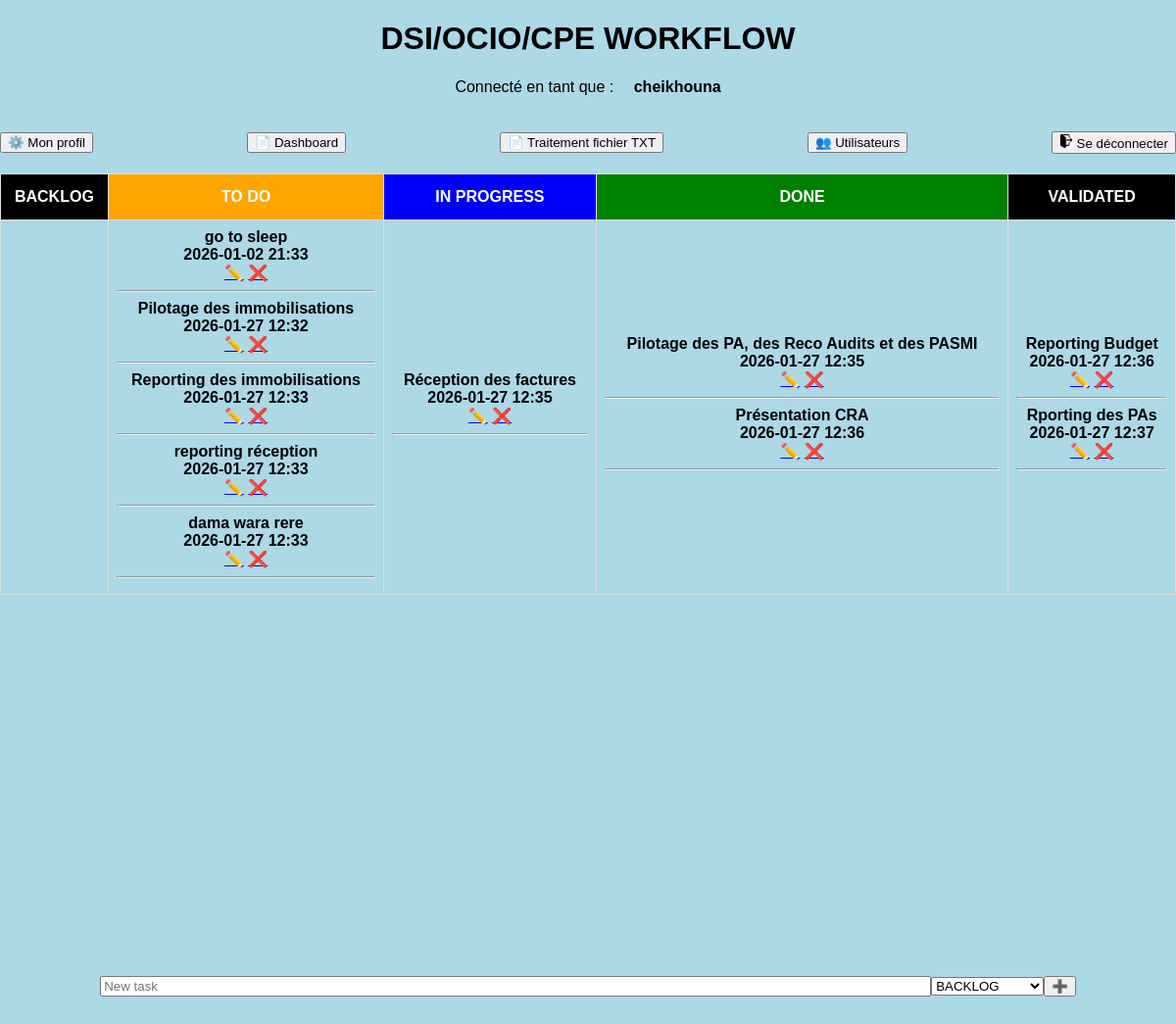
The page / (signed in) on the database its author committed.
### app.py (models this page shows, shortened)
class User(db.Model, UserMixin):
    __tablename__ = 'users'
    id = db.Column(db.Integer, primary_key=True)
    username = db.Column(db.String(100), unique=True, nullable=False)
    password_hash = db.Column(db.String(200), nullable=False)
    is_admin = db.Column(db.Boolean, default=False)
    tasks = db.relationship(
        'Todo',
        backref='user',
        lazy=True,
        cascade="all, delete-orphan"
    )

class Todo(db.Model):
    __tablename__ = 'todo'
    id = db.Column(db.Integer, primary_key=True)
    content = db.Column(db.String(200), nullable=False)
    status = db.Column(db.String(20), nullable=False, default='BACKLOG')
    date_created = db.Column(db.DateTime, default=datetime.utcnow)
    user_id = db.Column(db.Integer, db.ForeignKey('users.id'), nullable=False)

### app.py (the view)
@app.route('/', methods=['GET', 'POST'])
@login_required
def index():
    if request.method == 'POST':
        new_task = Todo(
            content=request.form['content'],
            user_id=current_user.id
        )
        try:
            db.session.add(new_task)
            db.session.commit()
            return redirect('/')
        except:
            return 'There was an issue adding your task'
    else:
        tasks = Todo.query.filter_by(user_id=current_user.id).order_by(Todo.date_created).all()
        return render_template('index.html', tasks=tasks)

### app.py (called while the page is built)
@login_manager.user_loader
def load_user(user_id):
    return User.query.get(int(user_id))

### templates/index.html (shortened to what this page needs)
{% extends 'base.html' %}
{% block head %}
  <h1 style="text-align: center;"> DSI/OCIO/CPE WORKFLOW</h1>
  <div class="conteneur">
    Connecté en tant que : &emsp; <strong>{{ current_user.username }}</strong>
  </div>
  <br><br>
  <div style="display:flex; justify-content: space-between; align-items:center; margin-bottom:20px;">
      <div>
            <a href="{{ url_for('update_user', id=current_user.id) }}">
                <button type="button">⚙️ Mon profil</button>
            </a>
      </div>
      <div>
        <a href="{{ url_for('dashboard') }}">
            <button style="margin-left:10px;">
                📄 Dashboard
            </button>
        </a>
      </div>
      <div>
        <a href="{{ url_for('traitement') }}">
            <button style="margin-left:10px;">
                📄 Traitement fichier TXT
            </button>
        </a>
      </div>
      <div>
          {% if current_user.is_admin %}
            <a href="{{ url_for('users') }}">
                <button type="button">👥 Utilisateurs</button>
            </a>
          {% endif %}
      </div>
      <div>
        <a href="{{ url_for('logout') }}" title="Se déconnecter">
          <button>
            <img src="{{ url_for('static', filename='images/logout.png') }}"
                 alt="Logout"
                 style="width:14px; height:14px;">
                 Se déconnecter
          </button>
        </a>
      </div>
  </div>
{% endblock %}
{% block body %}
  <div class="content">
    {% if tasks | length < 1 %}
    <h4 style="text-align: center;"> There are no tasks. Create one below ! </h4>
    {% else %}
    <table class="center-table">
        <tr>
            <th style="color: white; background-color: black;">BACKLOG</th>
            <th style="color: white; background-color: orange;">TO DO</th>
            <th style="color: white; background-color: blue;">IN PROGRESS</th>
            <th style="color: white; background-color: green;">DONE</th>
            <th style="color: white; background-color: black;">VALIDATED</th>
        </tr>
        <tr>
          {% for column in ['BACKLOG','TODO','IN_PROGRESS','DONE','VALIDATED'] %}
            <td>
              {% for task in tasks if task.status == column %}
                <div class="task-card">
                  <b>{{ task.content }}</b><br>
                  <b>{{ task.date_created.strftime('%Y-%m-%d %H:%M') }}</b><br>
                  <a href="/update/{{task.id}}">✏️</a>
                  <a href="/delete/{{task.id}}">❌</a>
                </div>
                <hr>
              {% endfor %}
            </td>
          {% endfor %}
        </tr>
      </table>
      {% endif %}
      <form method="POST" action="/" class="form">
      <input type="text" name="content" id="content" placeholder="New task" required>
      <select name="status" required>
        <option value="BACKLOG">BACKLOG</option>
      </select>
      <button type="submit">➕</button>
      </form>
  </div>
{% endblock %}

### templates/base.html (shortened to what this page needs)
<!DOCTYPE html>
<html lang="en">
<head>
    <link rel="stylesheet" href="{{url_for('static', filename='css/main.css')}}">
    {% block head %}{% endblock %}
</head>
<body>
    {% block body %}{% endblock %}
</body>
</html>

### static/css/main.css (style rules this page uses)
body, html { margin: 0; font-family: sans-serif; background-color: lightblue; }
.content { margin-left: auto; margin-right: auto; width: 100%; border-collapse: collapse; }
table, td, th { border: 1px solid #aaa; }
table { border-collapse: collapse; width: 100%; }
th { height: 30px; }
td { text-align: center; padding: 5px; }
.form { display: flex; justify-content: center; align-items: center; min-height: 100vh; }
#content { width: 70%; }
.center-table { margin-left: auto; margin-right: auto; width: 100%; border-collapse: collapse; }
.center-table th, .center-table td { text-align: center; padding: 8px; border: 1px solid #ddd; }
.conteneur { display: flex; justify-content: center; }

### rows shown on the page
User: username "cheikhouna"
Todo: content "go to sleep", date_created "2026-01-02 21:33"
Todo: content "Pilotage des immobilisations", date_created "2026-01-27 12:32"
Todo: content "Reporting des immobilisations", date_created "2026-01-27 12:33"
Todo: content "reporting réception", date_created "2026-01-27 12:33"
Todo: content "dama wara rere", date_created "2026-01-27 12:33"
Todo: content "Réception des factures", date_created "2026-01-27 12:35"
Todo: content "Pilotage des PA, des Reco Audits et des PASMI", date_created "2026-01-27 12:35"
Todo: content "Présentation CRA", date_created "2026-01-27 12:36"
Todo: content "Reporting Budget", date_created "2026-01-27 12:36"
Todo: content "Rporting des PAs", date_created "2026-01-27 12:37"
